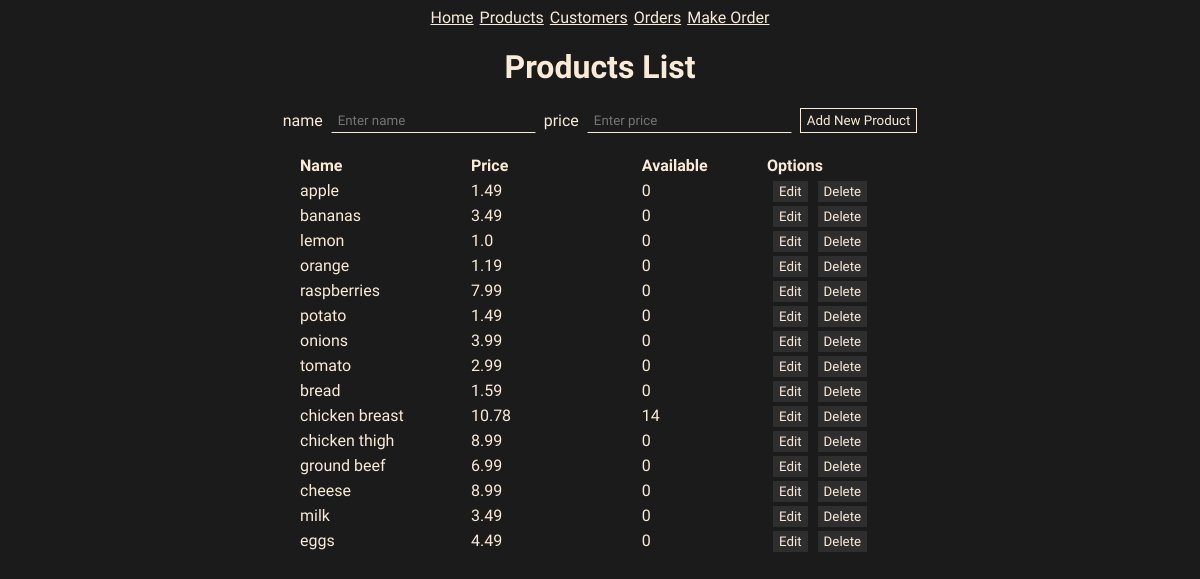
/products/, run on an earlier commit of the app's database.
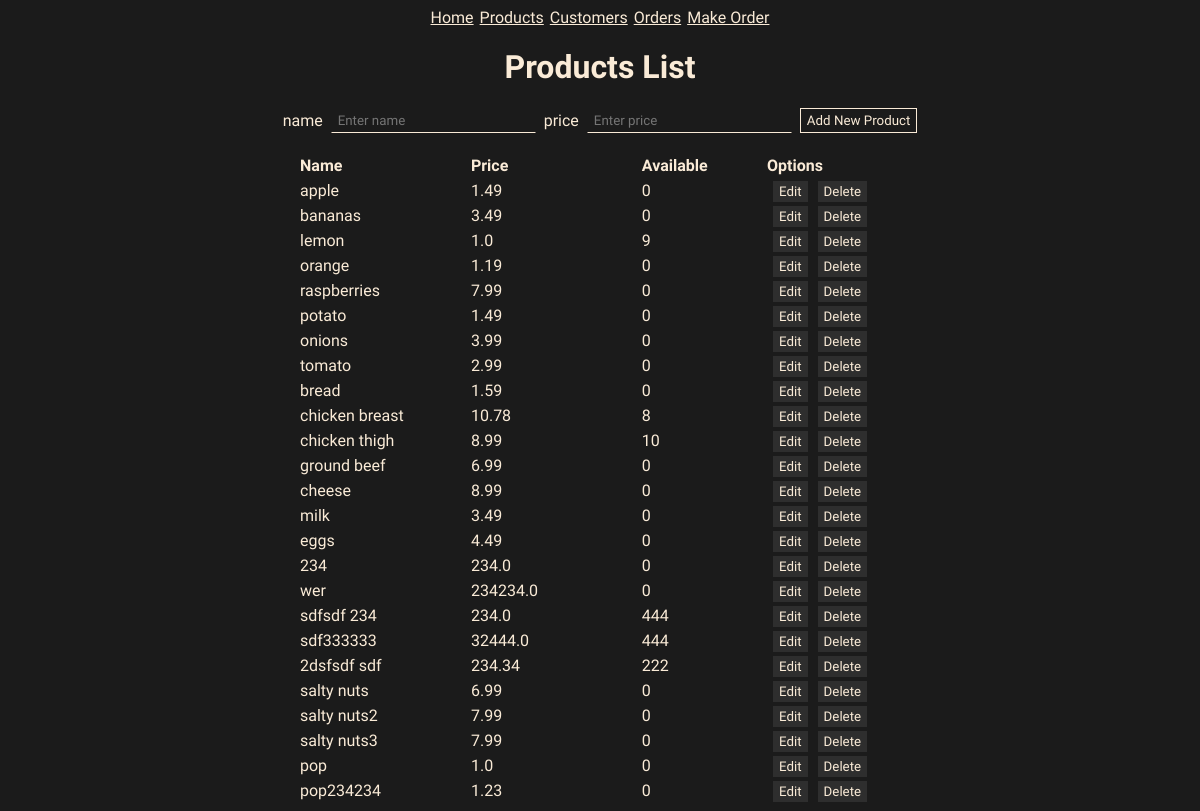
And on a later commit of the database.
### models.py (models this page shows)
class Product(db.Model):
    id = mapped_column(Integer, primary_key=True)
    name = mapped_column(String(50), nullable=False, unique=True)
    price = mapped_column(Numeric, nullable=False)
    available = mapped_column(Integer, nullable=False, default=0)
    product_items = relationship("ProductOrder", back_populates="product")
    def to_json(self):
        self.price = round(self.price, 2)
        return {
            "id":self.id,
            "name":self.name,
            "price": float(self.price),
            "available": self.available,
        }

### routes/products.py (the view)
@products_bp.route("/", methods=['GET', 'POST'])
def products_list():
    if request.method == 'POST':
        name = request.form['name']
        price =request.form['price']
        new_product = Product(name=name, price=price)
        db.session.add(new_product)
        db.session.commit()
        return redirect(url_for("products.products_list"))
    else:
        statement = db.select(Product).order_by(Product.id)
        results = db.session.execute(statement)
        products = []
        for product in results.scalars():
            json_record = Product.to_json(product)
            products.append(json_record)
        return render_template("products.html", products = products)

### templates/products.html
{% extends "base.html" %}
{% block content %}
<div class="container">
    <h1>Products List</h1>
    <form action="/products" method="POST">
        name<input type="text" name="name" placeholder="Enter name">
        price<input type="text" name="price" placeholder="Enter price">
        <input type="submit" value="Add New Product" class="button">
    </form>
    <table>
        <thead>
            <tr>
                <th scope="col" width="90">Name</th>
                <th scope="col" width="90">Price</th>
                <th scope="col" width="40">Available</th>
                <th scope="col" width="70">Options</th>
            </tr>
        </thead>
        <tbody>
            {% for product in products %}
            <tr>
                <td>{{ product.name }}</td>
                <td>{{ product.price }}</td>
                <td>{{ product.available }}</td>
                <td>
                    <a href="/products/{{product.id}}" class="btn">Edit</a>
                    <a href="/products/delete/{{product.id}}" class="btn"
                        onclick="return confirm('Are you sure to delete?')">Delete</a>
                </td>
            </tr>
            {% endfor %}
        </tbody>
    </table>
</div>
{% endblock %}

What changed in the data, as far as the page shows it:
changed Product "lemon": available "0" → "9"
changed Product "chicken breast": available "14" → "8"
changed Product "chicken thigh": available "0" → "10"
added Product: name "234", price "234.0", available "0"
added Product: name "wer", price "234234.0", available "0"
added Product: name "sdfsdf 234", price "234.0", available "444"
added Product: name "sdf333333", price "32444.0", available "444"
added Product: name "2dsfsdf sdf", price "234.34", available "222"
added Product: name "salty nuts", price "6.99", available "0"
added Product: name "salty nuts2", price "7.99", available "0"
added Product: name "salty nuts3", price "7.99", available "0"
added Product: name "pop", price "1.0", available "0"
added Product: name "pop234234", price "1.23", available "0"
